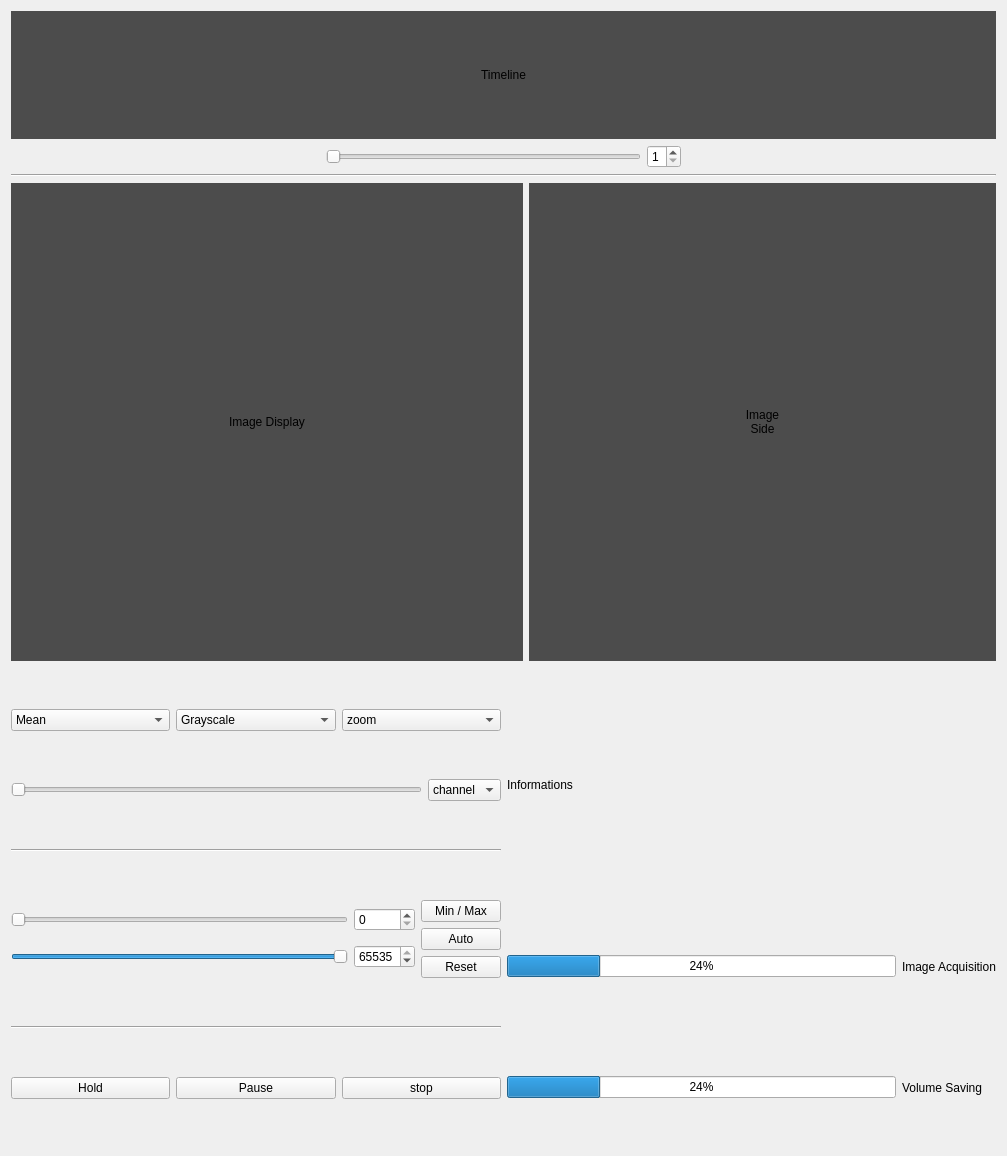
<?xml version="1.0" encoding="UTF-8"?>
<ui version="4.0">
 <class>Form</class>
 <widget class="QWidget" name="Form">
  <property name="geometry">
   <rect>
    <x>0</x>
    <y>0</y>
    <width>1007</width>
    <height>1156</height>
   </rect>
  </property>
  <property name="windowTitle">
   <string>Form</string>
  </property>
  <layout class="QVBoxLayout" name="verticalLayout_4">
   <item>
    <widget class="QLabel" name="label_timeline">
     <property name="minimumSize">
      <size>
       <width>640</width>
       <height>128</height>
      </size>
     </property>
     <property name="maximumSize">
      <size>
       <width>16777215</width>
       <height>128</height>
      </size>
     </property>
     <property name="palette">
      <palette>
       <active>
        <colorrole role="Base">
         <brush brushstyle="SolidPattern">
          <color alpha="255">
           <red>255</red>
           <green>255</green>
           <blue>255</blue>
          </color>
         </brush>
        </colorrole>
        <colorrole role="Window">
         <brush brushstyle="SolidPattern">
          <color alpha="255">
           <red>76</red>
           <green>76</green>
           <blue>76</blue>
          </color>
         </brush>
        </colorrole>
       </active>
       <inactive>
        <colorrole role="Base">
         <brush brushstyle="SolidPattern">
          <color alpha="255">
           <red>255</red>
           <green>255</green>
           <blue>255</blue>
          </color>
         </brush>
        </colorrole>
        <colorrole role="Window">
         <brush brushstyle="SolidPattern">
          <color alpha="255">
           <red>76</red>
           <green>76</green>
           <blue>76</blue>
          </color>
         </brush>
        </colorrole>
       </inactive>
       <disabled>
        <colorrole role="Base">
         <brush brushstyle="SolidPattern">
          <color alpha="255">
           <red>76</red>
           <green>76</green>
           <blue>76</blue>
          </color>
         </brush>
        </colorrole>
        <colorrole role="Window">
         <brush brushstyle="SolidPattern">
          <color alpha="255">
           <red>76</red>
           <green>76</green>
           <blue>76</blue>
          </color>
         </brush>
        </colorrole>
       </disabled>
      </palette>
     </property>
     <property name="toolTip">
      <string>&lt;html&gt;&lt;head/&gt;&lt;body&gt;&lt;p&gt;Preview of central slices across time.&lt;/p&gt;&lt;/body&gt;&lt;/html&gt;</string>
     </property>
     <property name="autoFillBackground">
      <bool>true</bool>
     </property>
     <property name="text">
      <string>Timeline</string>
     </property>
     <property name="scaledContents">
      <bool>true</bool>
     </property>
     <property name="alignment">
      <set>Qt::AlignCenter</set>
     </property>
    </widget>
   </item>
   <item>
    <layout class="QHBoxLayout" name="horizontalLayout_8">
     <item>
      <spacer name="horizontalSpacer">
       <property name="orientation">
        <enum>Qt::Horizontal</enum>
       </property>
       <property name="sizeHint" stdset="0">
        <size>
         <width>108</width>
         <height>20</height>
        </size>
       </property>
      </spacer>
     </item>
     <item>
      <widget class="QSlider" name="slider_timeline">
       <property name="toolTip">
        <string>&lt;html&gt;&lt;head/&gt;&lt;body&gt;&lt;p&gt;Navigate through time to display a specific volume.&lt;/p&gt;&lt;/body&gt;&lt;/html&gt;</string>
       </property>
       <property name="minimum">
        <number>1</number>
       </property>
       <property name="maximum">
        <number>2</number>
       </property>
       <property name="orientation">
        <enum>Qt::Horizontal</enum>
       </property>
      </widget>
     </item>
     <item>
      <widget class="QSpinBox" name="sb_timeline">
       <property name="toolTip">
        <string>&lt;html&gt;&lt;head/&gt;&lt;body&gt;&lt;p&gt;Navigate through time to display a specific volume.&lt;/p&gt;&lt;/body&gt;&lt;/html&gt;</string>
       </property>
       <property name="minimum">
        <number>1</number>
       </property>
       <property name="maximum">
        <number>2</number>
       </property>
      </widget>
     </item>
     <item>
      <spacer name="horizontalSpacer_2">
       <property name="orientation">
        <enum>Qt::Horizontal</enum>
       </property>
       <property name="sizeHint" stdset="0">
        <size>
         <width>118</width>
         <height>20</height>
        </size>
       </property>
      </spacer>
     </item>
    </layout>
   </item>
   <item>
    <widget class="Line" name="line">
     <property name="orientation">
      <enum>Qt::Horizontal</enum>
     </property>
    </widget>
   </item>
   <item>
    <layout class="QHBoxLayout" name="horizontalLayout">
     <item>
      <widget class="QLabel" name="label_mainImage">
       <property name="minimumSize">
        <size>
         <width>512</width>
         <height>256</height>
        </size>
       </property>
       <property name="palette">
        <palette>
         <active>
          <colorrole role="Base">
           <brush brushstyle="SolidPattern">
            <color alpha="255">
             <red>255</red>
             <green>255</green>
             <blue>255</blue>
            </color>
           </brush>
          </colorrole>
          <colorrole role="Window">
           <brush brushstyle="SolidPattern">
            <color alpha="255">
             <red>76</red>
             <green>76</green>
             <blue>76</blue>
            </color>
           </brush>
          </colorrole>
         </active>
         <inactive>
          <colorrole role="Base">
           <brush brushstyle="SolidPattern">
            <color alpha="255">
             <red>255</red>
             <green>255</green>
             <blue>255</blue>
            </color>
           </brush>
          </colorrole>
          <colorrole role="Window">
           <brush brushstyle="SolidPattern">
            <color alpha="255">
             <red>76</red>
             <green>76</green>
             <blue>76</blue>
            </color>
           </brush>
          </colorrole>
         </inactive>
         <disabled>
          <colorrole role="Base">
           <brush brushstyle="SolidPattern">
            <color alpha="255">
             <red>76</red>
             <green>76</green>
             <blue>76</blue>
            </color>
           </brush>
          </colorrole>
          <colorrole role="Window">
           <brush brushstyle="SolidPattern">
            <color alpha="255">
             <red>76</red>
             <green>76</green>
             <blue>76</blue>
            </color>
           </brush>
          </colorrole>
         </disabled>
        </palette>
       </property>
       <property name="toolTip">
        <string>&lt;html&gt;&lt;head/&gt;&lt;body&gt;&lt;p&gt;Displays the latest acquired volume (center slice).&lt;/p&gt;&lt;/body&gt;&lt;/html&gt;</string>
       </property>
       <property name="autoFillBackground">
        <bool>true</bool>
       </property>
       <property name="text">
        <string>Image Display</string>
       </property>
       <property name="alignment">
        <set>Qt::AlignCenter</set>
       </property>
      </widget>
     </item>
     <item>
      <widget class="QLabel" name="label_Image_side">
       <property name="minimumSize">
        <size>
         <width>128</width>
         <height>256</height>
        </size>
       </property>
       <property name="palette">
        <palette>
         <active>
          <colorrole role="Base">
           <brush brushstyle="SolidPattern">
            <color alpha="255">
             <red>255</red>
             <green>255</green>
             <blue>255</blue>
            </color>
           </brush>
          </colorrole>
          <colorrole role="Window">
           <brush brushstyle="SolidPattern">
            <color alpha="255">
             <red>76</red>
             <green>76</green>
             <blue>76</blue>
            </color>
           </brush>
          </colorrole>
         </active>
         <inactive>
          <colorrole role="Base">
           <brush brushstyle="SolidPattern">
            <color alpha="255">
             <red>255</red>
             <green>255</green>
             <blue>255</blue>
            </color>
           </brush>
          </colorrole>
          <colorrole role="Window">
           <brush brushstyle="SolidPattern">
            <color alpha="255">
             <red>76</red>
             <green>76</green>
             <blue>76</blue>
            </color>
           </brush>
          </colorrole>
         </inactive>
         <disabled>
          <colorrole role="Base">
           <brush brushstyle="SolidPattern">
            <color alpha="255">
             <red>76</red>
             <green>76</green>
             <blue>76</blue>
            </color>
           </brush>
          </colorrole>
          <colorrole role="Window">
           <brush brushstyle="SolidPattern">
            <color alpha="255">
             <red>76</red>
             <green>76</green>
             <blue>76</blue>
            </color>
           </brush>
          </colorrole>
         </disabled>
        </palette>
       </property>
       <property name="toolTip">
        <string>&lt;html&gt;&lt;head/&gt;&lt;body&gt;&lt;p&gt;Shows a side projection (XZ or YZ) of the center of the volume.&lt;/p&gt;&lt;/body&gt;&lt;/html&gt;</string>
       </property>
       <property name="autoFillBackground">
        <bool>true</bool>
       </property>
       <property name="text">
        <string>Image
Side</string>
       </property>
       <property name="alignment">
        <set>Qt::AlignCenter</set>
       </property>
      </widget>
     </item>
    </layout>
   </item>
   <item>
    <layout class="QHBoxLayout" name="horizontalLayout_11">
     <item>
      <layout class="QVBoxLayout" name="verticalLayout_3">
       <item>
        <layout class="QHBoxLayout" name="horizontalLayout_6">
         <item>
          <widget class="QComboBox" name="cb_projection">
           <item>
            <property name="text">
             <string>Mean</string>
            </property>
           </item>
           <item>
            <property name="text">
             <string>Maximum</string>
            </property>
           </item>
          </widget>
         </item>
         <item>
          <widget class="QComboBox" name="cb_lut">
           <item>
            <property name="text">
             <string>Grayscale</string>
            </property>
           </item>
          </widget>
         </item>
         <item>
          <widget class="QComboBox" name="cb_image_zoom">
           <property name="toolTip">
            <string>&lt;html&gt;&lt;head/&gt;&lt;body&gt;&lt;p&gt;Set zoom level for image display.&lt;/p&gt;&lt;/body&gt;&lt;/html&gt;</string>
           </property>
           <item>
            <property name="text">
             <string>zoom</string>
            </property>
           </item>
          </widget>
         </item>
        </layout>
       </item>
       <item>
        <layout class="QHBoxLayout" name="horizontalLayout_9">
         <item>
          <widget class="QSlider" name="slider_image_channel">
           <property name="toolTip">
            <string>&lt;html&gt;&lt;head/&gt;&lt;body&gt;&lt;p&gt;Select the active channel to display.&lt;/p&gt;&lt;/body&gt;&lt;/html&gt;</string>
           </property>
           <property name="orientation">
            <enum>Qt::Horizontal</enum>
           </property>
          </widget>
         </item>
         <item>
          <widget class="QComboBox" name="cb_image_channel">
           <property name="toolTip">
            <string>&lt;html&gt;&lt;head/&gt;&lt;body&gt;&lt;p&gt;Select the active channel to display.&lt;/p&gt;&lt;/body&gt;&lt;/html&gt;</string>
           </property>
           <item>
            <property name="text">
             <string>channel</string>
            </property>
           </item>
           <item>
            <property name="text">
             <string>BFP</string>
            </property>
           </item>
           <item>
            <property name="text">
             <string>GFP</string>
            </property>
           </item>
           <item>
            <property name="text">
             <string>RFP</string>
            </property>
           </item>
          </widget>
         </item>
        </layout>
       </item>
       <item>
        <widget class="Line" name="line_2">
         <property name="orientation">
          <enum>Qt::Horizontal</enum>
         </property>
        </widget>
       </item>
       <item>
        <layout class="QHBoxLayout" name="horizontalLayout_4">
         <item>
          <layout class="QVBoxLayout" name="verticalLayout_2">
           <item>
            <layout class="QHBoxLayout" name="horizontalLayout_2">
             <item>
              <widget class="QSlider" name="slider_grayscale_min">
               <property name="toolTip">
                <string>&lt;html&gt;&lt;head/&gt;&lt;body&gt;&lt;p&gt;Adjust minimum grey level for image display.&lt;/p&gt;&lt;/body&gt;&lt;/html&gt;</string>
               </property>
               <property name="maximum">
                <number>65535</number>
               </property>
               <property name="orientation">
                <enum>Qt::Horizontal</enum>
               </property>
              </widget>
             </item>
             <item>
              <widget class="QSpinBox" name="sb_grayscale_min">
               <property name="toolTip">
                <string>&lt;html&gt;&lt;head/&gt;&lt;body&gt;&lt;p&gt;Adjust minimum grey level for image display.&lt;/p&gt;&lt;/body&gt;&lt;/html&gt;</string>
               </property>
               <property name="maximum">
                <number>65534</number>
               </property>
              </widget>
             </item>
            </layout>
           </item>
           <item>
            <layout class="QHBoxLayout" name="horizontalLayout_3">
             <item>
              <widget class="QSlider" name="slider_grayscale_max">
               <property name="toolTip">
                <string>&lt;html&gt;&lt;head/&gt;&lt;body&gt;&lt;p&gt;Adjust maximum grey level for image display.&lt;/p&gt;&lt;/body&gt;&lt;/html&gt;</string>
               </property>
               <property name="maximum">
                <number>65535</number>
               </property>
               <property name="value">
                <number>65535</number>
               </property>
               <property name="orientation">
                <enum>Qt::Horizontal</enum>
               </property>
              </widget>
             </item>
             <item>
              <widget class="QSpinBox" name="sb_grayscale_max">
               <property name="toolTip">
                <string>&lt;html&gt;&lt;head/&gt;&lt;body&gt;&lt;p&gt;Adjust maximum grey level for image display.&lt;/p&gt;&lt;/body&gt;&lt;/html&gt;</string>
               </property>
               <property name="minimum">
                <number>1</number>
               </property>
               <property name="maximum">
                <number>65535</number>
               </property>
               <property name="value">
                <number>65535</number>
               </property>
              </widget>
             </item>
            </layout>
           </item>
          </layout>
         </item>
         <item>
          <layout class="QVBoxLayout" name="verticalLayout">
           <item>
            <widget class="QPushButton" name="pb_grayscale_min_max">
             <property name="toolTip">
              <string>&lt;html&gt;&lt;head/&gt;&lt;body&gt;&lt;p&gt;Set grey levels to minimum and maximum of the image&lt;/p&gt;&lt;/body&gt;&lt;/html&gt;</string>
             </property>
             <property name="text">
              <string>Min / Max</string>
             </property>
            </widget>
           </item>
           <item>
            <widget class="QPushButton" name="pb_grayscale_auto">
             <property name="toolTip">
              <string>&lt;html&gt;&lt;head/&gt;&lt;body&gt;&lt;p&gt;Automatically adjust grey levels based on image histogram.&lt;/p&gt;&lt;/body&gt;&lt;/html&gt;</string>
             </property>
             <property name="text">
              <string>Auto</string>
             </property>
            </widget>
           </item>
           <item>
            <widget class="QPushButton" name="pb_grayscale_reset">
             <property name="toolTip">
              <string>&lt;html&gt;&lt;head/&gt;&lt;body&gt;&lt;p&gt;Reset grey levels to default values.&lt;/p&gt;&lt;/body&gt;&lt;/html&gt;</string>
             </property>
             <property name="text">
              <string>Reset</string>
             </property>
            </widget>
           </item>
          </layout>
         </item>
        </layout>
       </item>
       <item>
        <widget class="Line" name="line_3">
         <property name="orientation">
          <enum>Qt::Horizontal</enum>
         </property>
        </widget>
       </item>
       <item>
        <layout class="QHBoxLayout" name="horizontalLayout_5">
         <item>
          <widget class="QPushButton" name="pb_hold">
           <property name="toolTip">
            <string>&lt;html&gt;&lt;head/&gt;&lt;body&gt;&lt;p&gt;Freeze current image display (do not update with new volumes).&lt;/p&gt;&lt;/body&gt;&lt;/html&gt;</string>
           </property>
           <property name="text">
            <string>Hold</string>
           </property>
          </widget>
         </item>
         <item>
          <widget class="QPushButton" name="pb_pause">
           <property name="toolTip">
            <string>&lt;html&gt;&lt;head/&gt;&lt;body&gt;&lt;p&gt;Pause acquisition.&lt;/p&gt;&lt;/body&gt;&lt;/html&gt;</string>
           </property>
           <property name="text">
            <string>Pause</string>
           </property>
          </widget>
         </item>
         <item>
          <widget class="QPushButton" name="pb_stop">
           <property name="toolTip">
            <string>&lt;html&gt;&lt;head/&gt;&lt;body&gt;&lt;p&gt;Stop acquisition safely and save current data.&lt;/p&gt;&lt;/body&gt;&lt;/html&gt;</string>
           </property>
           <property name="text">
            <string>stop</string>
           </property>
          </widget>
         </item>
        </layout>
       </item>
      </layout>
     </item>
     <item>
      <layout class="QVBoxLayout" name="verticalLayout_7">
       <item>
        <widget class="QLabel" name="label_informations">
         <property name="minimumSize">
          <size>
           <width>128</width>
           <height>128</height>
          </size>
         </property>
         <property name="toolTip">
          <string>&lt;html&gt;&lt;head/&gt;&lt;body&gt;&lt;p&gt;Displays acquisition status, elapsed time, number of volumes and images.&lt;/p&gt;&lt;/body&gt;&lt;/html&gt;</string>
         </property>
         <property name="autoFillBackground">
          <bool>true</bool>
         </property>
         <property name="text">
          <string>Informations</string>
         </property>
         <property name="alignment">
          <set>Qt::AlignLeading|Qt::AlignLeft|Qt::AlignVCenter</set>
         </property>
        </widget>
       </item>
       <item>
        <layout class="QVBoxLayout" name="verticalLayout_6">
         <item>
          <layout class="QHBoxLayout" name="horizontalLayout_10">
           <item>
            <widget class="QProgressBar" name="progressBar_acquisition">
             <property name="toolTip">
              <string>&lt;html&gt;&lt;head/&gt;&lt;body&gt;&lt;p&gt;Indicates image acquisition progress. Green = running, Gray = paused.&lt;/p&gt;&lt;/body&gt;&lt;/html&gt;</string>
             </property>
             <property name="value">
              <number>24</number>
             </property>
            </widget>
           </item>
           <item>
            <widget class="QLabel" name="label_progress_acquisition">
             <property name="text">
              <string>Image Acquisition</string>
             </property>
            </widget>
           </item>
          </layout>
         </item>
         <item>
          <layout class="QHBoxLayout" name="horizontalLayout_7">
           <item>
            <widget class="QProgressBar" name="progressBar_saving">
             <property name="toolTip">
              <string>&lt;html&gt;&lt;head/&gt;&lt;body&gt;&lt;p&gt;Indicates saving progress. Green = running, Gray = paused.&lt;/p&gt;&lt;/body&gt;&lt;/html&gt;</string>
             </property>
             <property name="value">
              <number>24</number>
             </property>
            </widget>
           </item>
           <item>
            <widget class="QLabel" name="label_progress_saving">
             <property name="text">
              <string>Volume Saving    </string>
             </property>
            </widget>
           </item>
          </layout>
         </item>
        </layout>
       </item>
      </layout>
     </item>
    </layout>
   </item>
  </layout>
 </widget>
 <resources/>
 <connections>
  <connection>
   <sender>slider_timeline</sender>
   <signal>valueChanged(int)</signal>
   <receiver>sb_timeline</receiver>
   <slot>setValue(int)</slot>
   <hints>
    <hint type="sourcelabel">
     <x>585</x>
     <y>305</y>
    </hint>
    <hint type="destinationlabel">
     <x>1186</x>
     <y>305</y>
    </hint>
   </hints>
  </connection>
  <connection>
   <sender>slider_grayscale_min</sender>
   <signal>valueChanged(int)</signal>
   <receiver>sb_grayscale_min</receiver>
   <slot>setValue(int)</slot>
   <hints>
    <hint type="sourcelabel">
     <x>229</x>
     <y>781</y>
    </hint>
    <hint type="destinationlabel">
     <x>481</x>
     <y>781</y>
    </hint>
   </hints>
  </connection>
  <connection>
   <sender>slider_grayscale_max</sender>
   <signal>valueChanged(int)</signal>
   <receiver>sb_grayscale_max</receiver>
   <slot>setValue(int)</slot>
   <hints>
    <hint type="sourcelabel">
     <x>229</x>
     <y>828</y>
    </hint>
    <hint type="destinationlabel">
     <x>481</x>
     <y>828</y>
    </hint>
   </hints>
  </connection>
  <connection>
   <sender>sb_grayscale_max</sender>
   <signal>valueChanged(int)</signal>
   <receiver>slider_grayscale_max</receiver>
   <slot>setValue(int)</slot>
   <hints>
    <hint type="sourcelabel">
     <x>376</x>
     <y>1041</y>
    </hint>
    <hint type="destinationlabel">
     <x>176</x>
     <y>1041</y>
    </hint>
   </hints>
  </connection>
  <connection>
   <sender>sb_grayscale_min</sender>
   <signal>valueChanged(int)</signal>
   <receiver>slider_grayscale_min</receiver>
   <slot>setValue(int)</slot>
   <hints>
    <hint type="sourcelabel">
     <x>376</x>
     <y>994</y>
    </hint>
    <hint type="destinationlabel">
     <x>176</x>
     <y>994</y>
    </hint>
   </hints>
  </connection>
  <connection>
   <sender>sb_timeline</sender>
   <signal>valueChanged(int)</signal>
   <receiver>slider_timeline</receiver>
   <slot>setValue(int)</slot>
   <hints>
    <hint type="sourcelabel">
     <x>662</x>
     <y>306</y>
    </hint>
    <hint type="destinationlabel">
     <x>483</x>
     <y>306</y>
    </hint>
   </hints>
  </connection>
 </connections>
</ui>
